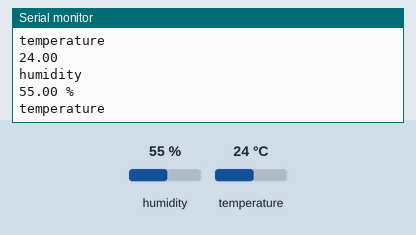
The sketch below on a simulated Arduino Uno, built with avr-gcc and run on an emulated ATmega328P. On the bench: the last lines printed to the serial monitor. The inputs (shaded band) are chosen by the test bench; at power-on: humidity 55 %, temperature 24 °C.

Above: at 2.8 s.
2.9 s: humidity set to 22 %
At 3.4 s:
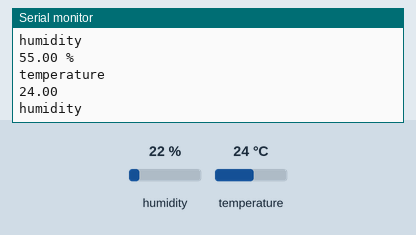
5.6 s: temperature set to 12 °C
At 6.2 s:
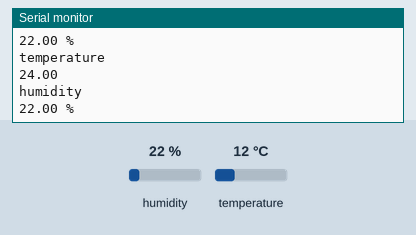
8.3 s: humidity set to 40 %
At 9.2 s:
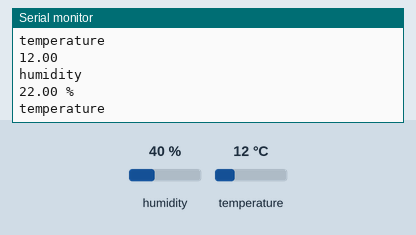
Timing chart, 0 to 11.3 s (numbered marks = the images above; inputs shaded):
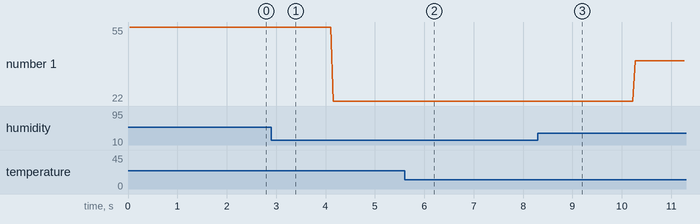

Measured:
- plotted number 1: 55 → 22 after the input at 2.9 s, 22 → 40 after the input at 8.3 s

The sketch:

dht_code.ino
```cpp
//Libraries
#include <DHT.h>

//constants
#define DHTPIN 2//the arduino pin in which we are connetced
#define DHTTYPE DHT11
DHT dht(DHTPIN,DHTTYPE);//initialize DHT sensor for normal 16mhz Arduino


//variables
int chk;
float hum; //store humidity value
float temp; //stores temperatur value

void setup() {
  // put your setup code here, to run once:
  Serial.begin(9600);
  dht.begin();


}

void loop() {
 //read data and store it to variable hum and temp
 hum=dht.readHumidity();
 temp=dht.readTemperature();
//print hum and temp on serial monitor
Serial.println("humidity");
Serial.print(hum);
Serial.println(" % ");
Serial.println("temperature");
Serial.println(temp);


}
```
